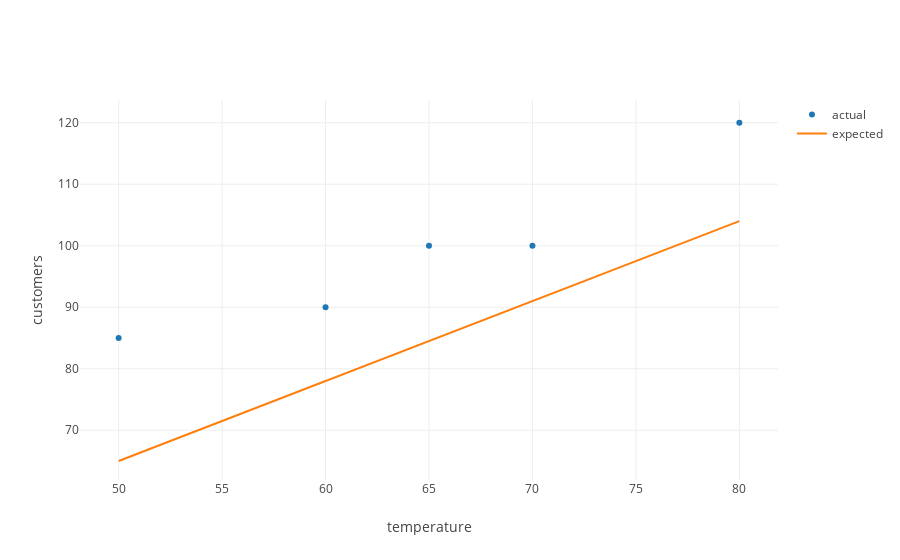

The cell this chart's notebook holds for it:
### Markdown cell above
And we can plot these like so.

### Code cell
from graph import trace_values, plot
data_trace = trace_values(temperatures, amounts, name = 'actual')
predicted_amounts = list(map(lambda temperature: 1.3*temperature,temperatures))
model_trace = trace_values(temperatures, predicted_amounts, name = 'expected', mode = 'lines')

layout = {'yaxis': {'title': 'customers'}, 'xaxis': {'title': 'temperature'}}
plot([data_trace, model_trace], layout = layout)

### Figure 1 — Plotly figure (JSON) as saved in the notebook; plotly's stock layout.template omitted (floating-point values rounded to 4 significant figures)
{"data": [{"mode": "markers", "name": "actual", "text": [], "type": "scatter", "uid": "9445564f-5681-45bf-9197-c32564c81a4b", "x": [80, 65, 50, 70, 60], "y": [120, 100, 85, 100, 90]}, {"mode": "lines", "name": "expected", "text": [], "type": "scatter", "uid": "0abfe12d-7aac-441d-8159-90a6bb6732d3", "x": [80, 65, 50, 70, 60], "y": [104, 84.5, 65, 91, 78]}], "layout": {"xaxis": {"title": {"text": "temperature"}}, "yaxis": {"title": {"text": "customers"}}}}
